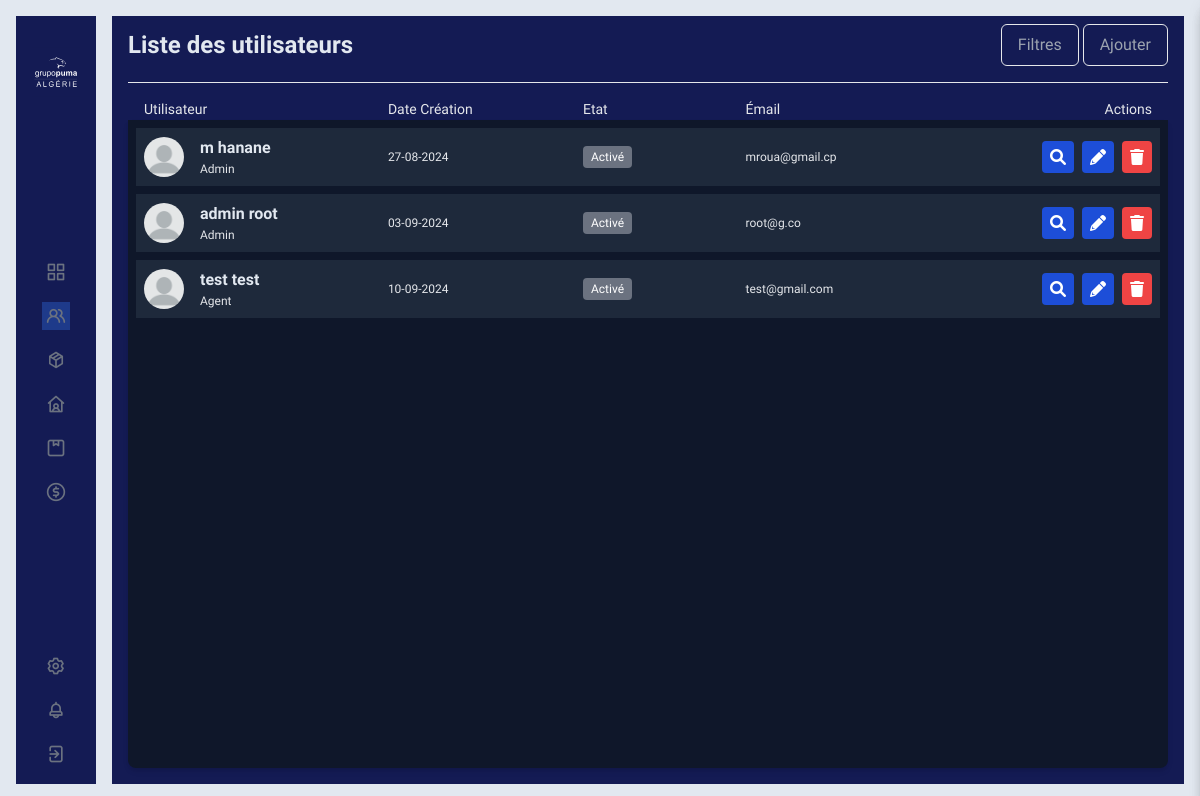
The page /users/ (signed in) on the database as committed earlier.
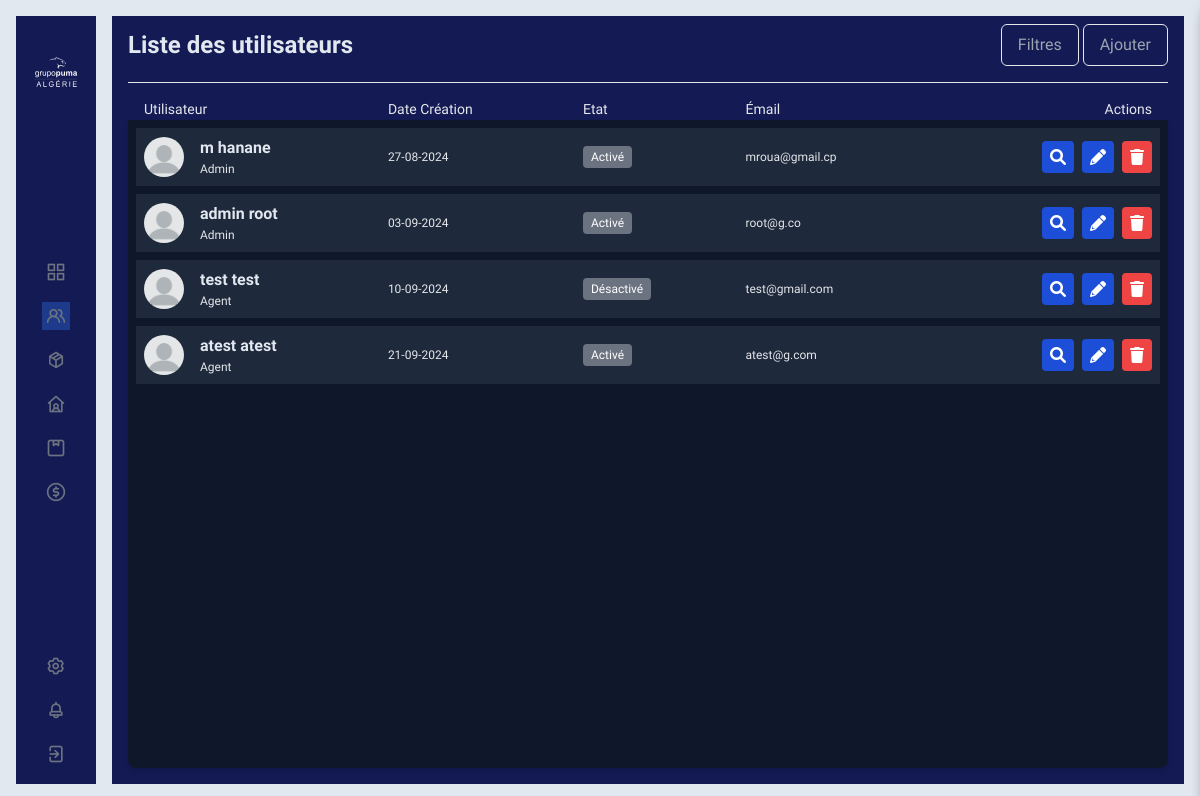
The same page on the database as committed later.
### Session/models.py (models this page shows, shortened)
class CustomUser(AbstractUser):
    type = models.CharField(max_length=12, choices=Typeprofile, default='Agent')
    region = models.CharField(max_length=6, choices=Typeregion, default='EST', blank=True, null=True)
    telephone = models.CharField(max_length=80, blank=True)
    responsable = models.ForeignKey('self', on_delete=models.CASCADE, null=True, blank=True)
    photo = models.ImageField(upload_to="Profile/", null=True, blank=True)
    def nom(self):
        return self.last_name+' '+self.first_name

### Session/views.py (the view)
# urls.py: path('users/', Utilisateurs, name='users'),
@login_required
def Utilisateurs(request):
    listmodules  = list(
        set(request.user.user_permissions.values_list('content_type_id', flat=True))
    )
    listeauth = list(
        set(
            Permission.objects.filter(user=request.user, content_type = 7).values_list('id', flat=True)
        )
    )
    liste_users = CustomUser.objects.filter(
        Q(type="Agent")|
        Q(type='Admin')
    ).order_by('id').prefetch_related('user_permissions__content_type')
    for user in liste_users:
        user.permission_ids = ",".join(map(str, user.user_permissions.values_list('id', flat=True)))
    users_select = CustomUser.objects.filter(
        Q(type="Agent", is_active=True)|
        Q(type='Admin', is_active=True)
    ).order_by('id')
    return render(request, "Pumal/Utilisateur.html", {
        'liste_users': liste_users,
        'users_select': users_select,
        'listeauth': listeauth,
        "listmodules": listmodules,
    })

### templates/Pumal/Utilisateur.html (shortened to what the changed rows need)
{% extends "baseNew.html" %}
{% load static %}
{% block content %}
    <div class="w-full h-full backprimer px-4 pb-4 flex flex-col">
        <div class="flex justify-between items-center pt-4 mb-4" style="margin-top: -8px">
            <h2 class="text-2xl font-bold textslate">Liste des utilisateurs</h2>
        </div>
        <div class="flex-grow shadow-md rounded-b-lg backslateprime p-2 overflow-y-auto">
            {% for elem in liste_users %}
                <div class="flex items-center justify-between p-2 backslateslite flex-none mb-2">
                    <div class="flex items-center w-1/4">
                        <img src="{% if elem.photo %} {{ elem.photo.url }} {% else %} {% static 'images/blank-profile.webp' %} {% endif %}"
                             alt="Avatar" class="h-10 w-10 rounded-full mr-4">
                        <div>
                            <h3 class="text-md font-bold textslate">{{ elem.nom }}</h3>
                            <p class="defaultval">{{ elem.type }}</p>
                        </div>
                    </div>
                    <div class="defaultval w-1/5">{{ elem.date_joined|date:'d-m-Y' }}</div>
                    <div class="w-1/6">
                        <span class="bg-gray-500 text-white text-xs px-2 py-1 rounded">{% if elem.is_active %}
                            Activé {% else %} Désactivé {% endif %}
                        </span>
                    </div>
                    <div class="defaultval w-1/4">{{ elem.email }}</div>
                    <div class="flex space-x-2 w-1/6 justify-end">
                        {% if 28 in listeauth %}
                            <button class="bg-blue-700 text-white p-2 rounded" onclick="
                                {% if elem.photo %}
                                    newdatauserview({{ elem.id }}, '{{ elem.photo.url|escapejs }}', '{{ elem.username|escapejs }}', '{{ elem.email|escapejs }}', '{{ elem.first_name|escapejs }}',
                                    '{{ elem.last_name|escapejs }}', '{{ elem.telephone|escapejs }}', '{{ elem.responsable|escapejs }}', '{{ elem.type|escapejs }}', '{{ elem.region|escapejs }}', '{{ elem.permission_ids|escapejs }}',
                                    '{{ elem.is_active }}');
                                {% else %}
                                    newdatauserview({{ elem.id }}, '', '{{ elem.username|escapejs }}', '{{ elem.email|escapejs }}', '{{ elem.first_name|escapejs }}',
                                    '{{ elem.last_name|escapejs }}', '{{ elem.telephone|escapejs }}', '{{ elem.responsable|escapejs }}', '{{ elem.type|escapejs }}', '{{ elem.region|escapejs }}', '{{ elem.permission_ids|escapejs }}',
                                    '{{ elem.is_active }}');
                                {% endif %}
                                ">
                                <i id="ViewButton" class="ViewButton fas fa-search"></i>
                            </button>
                        {% else %}
                            <button class="cursor-not-allowed bg-gray-500 text-white p-2 rounded">
                                <i class="fas fa-search"></i>
                            </button>
                        {% endif %}
                        {% if 26 in listeauth %}
                            <button class="bg-blue-700 text-white p-2 rounded" onclick="
                                {% if elem.photo %}
                                    newdatauser({{ elem.id }}, '{{ elem.photo.url|escapejs }}', '{{ elem.username|escapejs }}', '{{ elem.email|escapejs }}', '{{ elem.first_name|escapejs }}',
                                    '{{ elem.last_name|escapejs }}', '{{ elem.telephone|escapejs }}', '{{ elem.responsable|escapejs }}', '{{ elem.type|escapejs }}', '{{ elem.region|escapejs }}', '{{ elem.permission_ids|escapejs }}',
                                    '{{ elem.is_active }}');
                                {% else %}
                                    newdatauser({{ elem.id }}, '', '{{ elem.username|escapejs }}', '{{ elem.email|escapejs }}', '{{ elem.first_name|escapejs }}',
                                    '{{ elem.last_name|escapejs }}', '{{ elem.telephone|escapejs }}', '{{ elem.responsable|escapejs }}', '{{ elem.type|escapejs }}', '{{ elem.region|escapejs }}', '{{ elem.permission_ids|escapejs }}',
                                    '{{ elem.is_active }}');
                                {% endif %}
                                ">
                                <i id="editButton" class="editButton fas fa-pencil-alt"></i>
                            </button>
                        {% else %}
                            <button class="cursor-not-allowed bg-gray-500 text-white p-2 rounded">
                                <i class="fas fa-pencil-alt"></i>
                            </button>
                        {% endif %}
                        {% if 26 in listeauth %}
                            <button class="bg-red-500 text-white p-2 rounded delete-btn" data-identifiant="{{ elem.id }}"><i class="fas fa-trash"></i></button>
                        {% else %}
                            <button class="cursor-not-allowed bg-gray-500 text-white p-2 rounded"><i class="fas fa-trash"></i></button>
                        {% endif %}
                    </div>
                </div>
            {% endfor %}
        </div>
    </div>
{% endblock %}

Rows that differ between the two databases and show on the page:
changed CustomUser "test test": is_active "Activé" → "Désactivé"
added CustomUser: nom "atest atest", type "Agent", date_joined "21-09-2024", is_active "Activé", email "atest@g.com"
